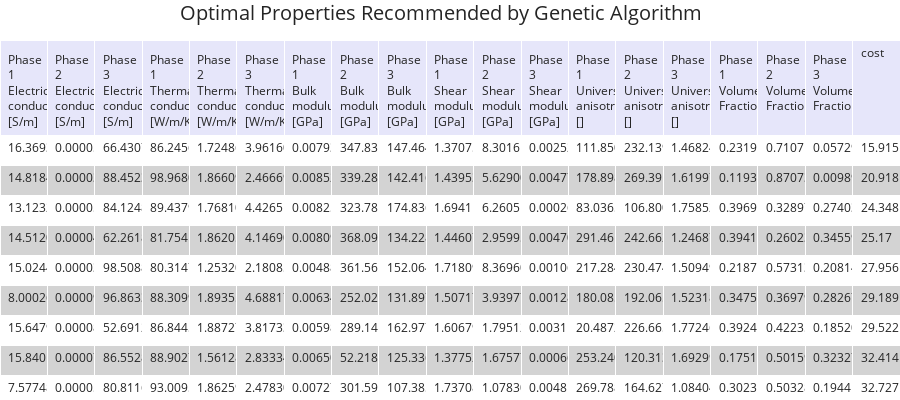

Notebook cell for this chart:
### Code cell
# Print the optimization results as a table
HS.print_table_of_best_designs(rows=10)

### Figure 1 — Plotly figure (JSON) as saved in the notebook; plotly's stock layout.template omitted (floating-point values rounded to 4 significant figures; data arrays with more than 128 entries replaced by an {"elided": "..."} marker saying what was removed)
{"data": [{"cells": {"align": "left", "fill": {"color": [["white", "lightgrey", "white", "lightgrey", "white", "lightgrey", "white", "lightgrey", "white", "lightgrey"]]}, "font": {"size": 12}, "height": 30, "values": {"elided": "19x10 float values"}}, "columnwidth": 1000, "header": {"align": "left", "fill": {"color": "lavender"}, "font": {"size": 12}, "height": 30, "values": ["Phase 1 Electrical conductivity, [S/m]", "Phase 2 Electrical conductivity, [S/m]", "Phase 3 Electrical conductivity, [S/m]", "Phase 1 Thermal conductivity, [W/m/K]", "Phase 2 Thermal conductivity, [W/m/K]", "Phase 3 Thermal conductivity, [W/m/K]", "Phase 1 Bulk modulus, [GPa]", "Phase 2 Bulk modulus, [GPa]", "Phase 3 Bulk modulus, [GPa]", "Phase 1 Shear modulus, [GPa]", "Phase 2 Shear modulus, [GPa]", "Phase 3 Shear modulus, [GPa]", "Phase 1 Universal anisotropy, []", "Phase 2 Universal anisotropy, []", "Phase 3 Universal anisotropy, []", "Phase 1 Volume Fraction", "Phase 2 Volume Fraction", "Phase 3 Volume Fraction", "cost"]}, "type": "table"}], "layout": {"autosize": true, "height": 400, "margin": {"b": 0, "l": 0, "r": 0, "t": 40}, "title": {"font": {"size": 20}, "text": "Optimal Properties Recommended by Genetic Algorithm", "x": 0.2}}}
